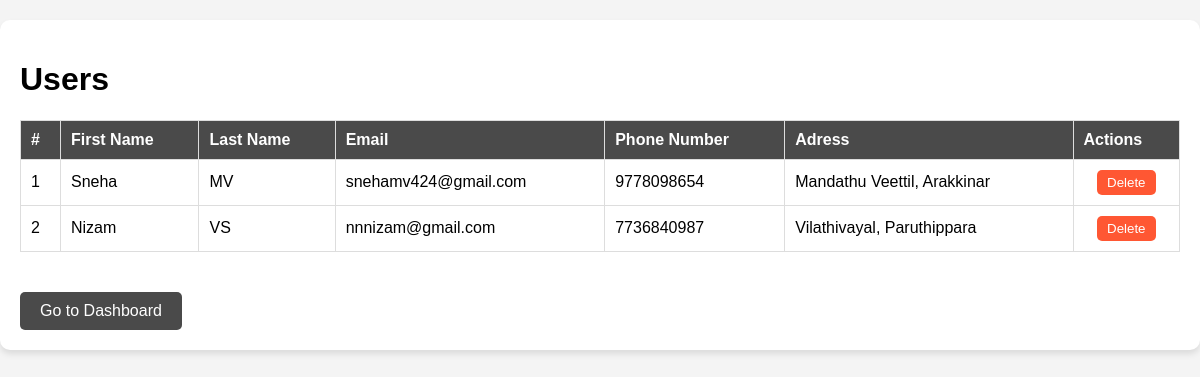
Before: /users/ with the older database file.
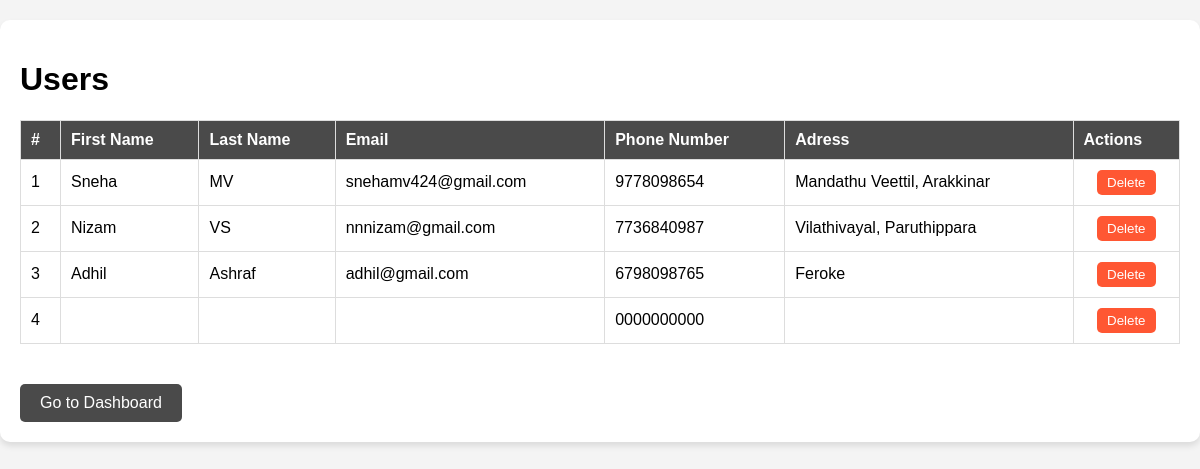
After: the same page with the newer database file.
### ration_app/models.py (models this page shows, shortened)
class UserProfile(models.Model):
    user = models.OneToOneField(settings.AUTH_USER_MODEL, on_delete=models.CASCADE)
    first_name = models.CharField(max_length=50)
    last_name = models.CharField(max_length=50)
    email = models.EmailField()
    phone_number = models.CharField(max_length=15, blank=True, null=False, default='0000000000')
    address = models.TextField()

### ration_app/views.py (the view)
# urls.py: path('users/', views.user_list, name='user_list'),
def user_list(request):
    users = UserProfile.objects.all()
    return render(request, 'user_list.html', {'users': users})

### templates/user_list.html (shortened to what this page needs)
<!DOCTYPE html>
<html lang="en">
<head>
    <link rel="stylesheet" href="https://cdnjs.cloudflare.com/ajax/libs/font-awesome/5.15.4/css/all.min.css">
</head>
<body>
    <div class="container">
        <h1>Users</h1>
        <table>
            <thead>
                <tr>
                    <th>#</th>
                    <th>First Name</th>
                    <th>Last Name</th>
                    <th>Email</th>
                    <th>Phone Number</th>
                    <th>Adress</th>
                    <th>Actions</th>
                </tr>
            </thead>
            <tbody>
                {% for user in users %}
                <tr>
                    <td>{{ forloop.counter }}</td>
                    <td>{{ user.first_name }}</td>
                    <td>{{ user.last_name }}</td>
                    <td>{{ user.email }}</td>
                    <td>{{ user.phone_number }}</td>
                    <td>{{ user.address }}</td>
                    <td>
                        <div class="actions">
                            <a href="{% url 'delete_user' user.id %}">
                                <button class="btn reject-btn">Delete</button>
                            </a>
                        </div>
                    </td>
                </tr>
                {% empty %}
                <tr>
                    <td colspan="12">No users found.</td>
                </tr>
                {% endfor %}
            </tbody>
        </table>
        <a href="{% url 'admin_dashboard' %}" class="dashboard-btn">Go to Dashboard</a>
    </div>
</body>
</html>

Changed rows visible on the page:
added UserProfile: first_name "Adhil", last_name "Ashraf", email "adhil@gmail.com", phone_number "6798098765", address "Feroke"
added UserProfile: phone_number "0000000000"
